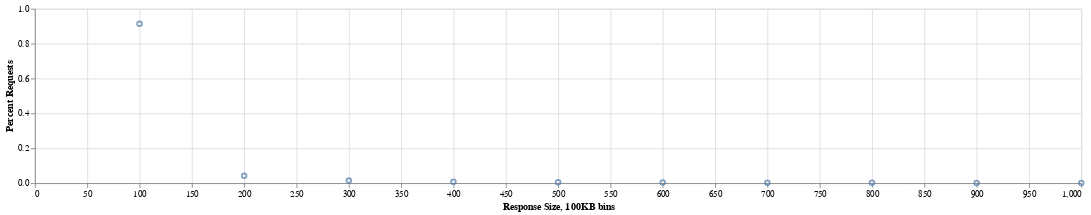

Here is the notebook cell this chart was saved with:
### Markdown cell above
When we analyze this data we can see that that 91% of requests have a response size less than 100KB. Try repeating this with 10KB bin sizes and you'll be able to see the spread of response sizes with more granularity.

### Code cell
# Plotting 10 first rows
alt.Chart(response_size_df.head(10)).mark_point().encode(
    x=alt.X("responseSize100KB", title="Response Size, 100KB bins"),
    y=alt.Y("pct_requests", title="Percent Requests"),
    tooltip=['responseSize100KB', alt.Tooltip("pct_requests:Q", format=".0%")]
).properties(
    width=1200,
    height=200
)

### Figure 1 — Vega-Lite specification as saved in the notebook (floating-point values rounded to 4 significant figures)
{"config": {"view": {"continuousWidth": 400, "continuousHeight": 300}}, "data": {"name": "data-0cec14299fea73c2ac6eafe47ba7c563"}, "mark": "point", "encoding": {"tooltip": [{"field": "responseSize100KB", "type": "quantitative"}, {"field": "pct_requests", "format": ".0%", "type": "quantitative"}], "x": {"field": "responseSize100KB", "title": "Response Size, 100KB bins", "type": "quantitative"}, "y": {"field": "pct_requests", "title": "Percent Requests", "type": "quantitative"}}, "height": 200, "width": 1200, "$schema": "https://vega.github.io/schema/vega-lite/v4.17.0.json", "datasets": {"data-0cec14299fea73c2ac6eafe47ba7c563": [{"responseSize100KB": 100.0, "requests": 50125121, "pct_requests": 0.9134}, {"responseSize100KB": 200.0, "requests": 2343976, "pct_requests": 0.04271}, {"responseSize100KB": 300.0, "requests": 818513, "pct_requests": 0.01492}, {"responseSize100KB": 400.0, "requests": 405782, "pct_requests": 0.007394}, {"responseSize100KB": 500.0, "requests": 252538, "pct_requests": 0.004602}, {"responseSize100KB": 600.0, "requests": 170291, "pct_requests": 0.003103}, {"responseSize100KB": 700.0, "requests": 123409, "pct_requests": 0.002249}, {"responseSize100KB": 800.0, "requests": 142918, "pct_requests": 0.002604}, {"responseSize100KB": 900.0, "requests": 67034, "pct_requests": 0.001222}, {"responseSize100KB": 1000.0, "requests": 54792, "pct_requests": 0.0009985}]}}
